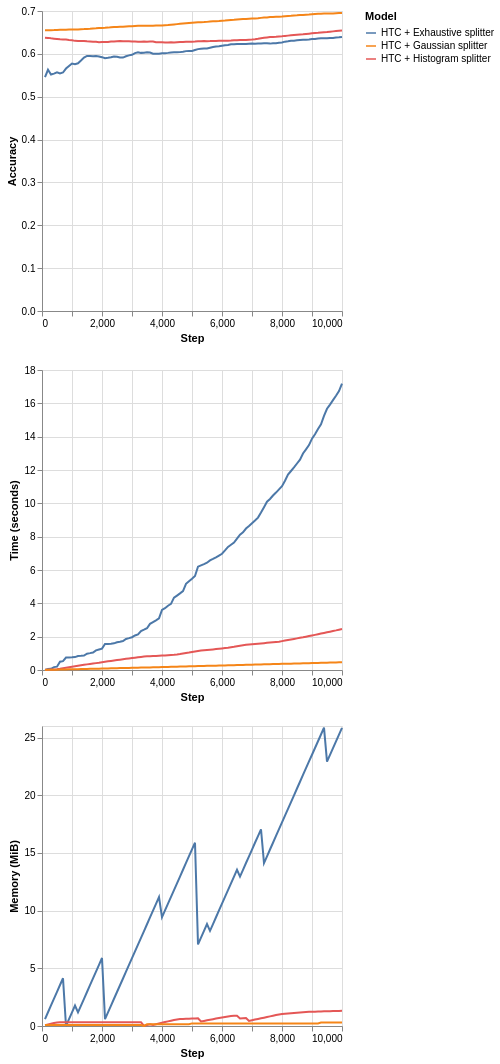

Source (notebook cell):
### Markdown cell above
## 4. Branching and growth: splitters, the heart of the trees

As previously stated, one of the core operations of iDT is, well, to grow. Plants and gardening-related jokes apart, growth in HTs is guided by their AOs or splitters, as mentioned in the end of Section 3. 

Nominal features can be easily monitored, since the feature partitions are well-defined beforehand. Numerical features, on the other hand, do not have an explicit best cut point. Still, numerical features are typically split by using a binary test: $\le$ or $>$. Therefore, numerical splitters must somehow summarize the incoming feature values and be able to evaluate the merit of split point candidates.

There are diverse strategies to monitor numerical features and choices related to them, including which data structure will be used to keep a summary of the incoming feature and also how many split points are going to be evaluated during split attempts. Again, this guide does not intend to be an exhaustive delve into the iDT subject. In fact, each of the following aspects of the iDTs could be considered a separate research area: AOs, intervals between split attempts, split heuristics (e.g., info gain, variance reduction, and so on), tree depth and max size, and much more!

Let's focus a bit into the AO matter. River provides a handful of splitters for classification and regression trees, which can be chosen using the parameter `splitter`. We will list the available tree splitters in the following sections and compare some of their characteristics.

Some notation:

- $n$: Number of observations seen so far.
- $c$: the number of classes.
- $s$: the number of split points to evaluate (which means that this is a user-given parameter).
- $h$: the number of histogram bins or hash slots. Typically, $h \ll n$.

### 4.1. Classification tree splitters

The following table summarizes the available classification splitters. The user might refer to the documentation of each splitter for more details about their functioning.


| Splitter | Description | Insertion | Memory | Split candidate query | Works with Naive Bayes leaves?
| :- | :- | :- | :-: | :-: | :-: |
| Exhaustive | Keeps all the observed input values and class counts in a Binary Search Tree (BST) | $O(\log n)$ (average) or $O(n)$ (worst case) | $O(n)$ | $O(n)$ | No |
| Histogram | Builds a histogram for each class in order to discretize the input feature | $O(\log h)$ | $O(c h)$ | $O(c h)$ | Yes |
| Gaussian | Approximates the class distributions using Gaussian distributions | $O(1)$ | $O(c)$ | $O(cs)$ | Yes |

Note that some of the splitters have configurable parameters that directly impact not only on their time and memory costs, but also on the final predictive performance. Examples:

- The number of split points can be configured in the Gaussian splitter. Increasing this number makes this splitter slower, but it also potentially increases the quality of the obtained query points, implying enhanced tree accuracy. 
- The number of stored bins can be selected in the Histogram splitter. Increasing this number increases the memory footprint and running time of this splitter, but it also potentially makes its split candidates more accurate and positively impacts on the tree's final predictive performance.

Next, we provide a brief comparison of the classification splitters using 10K instances of the Random RBF synthetic dataset. Note that the tree equipped with the Exhaustive splitter does not use Naive Bayes leaves.

### Code cell
plot_performance(
    synth.RandomRBF(seed_model=7, seed_sample=42).take(10_000),
    metrics.Accuracy(),
    {
        "HTC + Exhaustive splitter": tree.HoeffdingTreeClassifier(
            splitter=tree.splitter.ExhaustiveSplitter(),
            leaf_prediction="mc"
        ),
        "HTC + Histogram splitter": tree.HoeffdingTreeClassifier(
            splitter=tree.splitter.HistogramSplitter()
        ),
        "HTC + Gaussian splitter": tree.HoeffdingTreeClassifier(
            splitter=tree.splitter.GaussianSplitter()
        )
    }
)

### Figure 1 — Vega-Lite specification as saved in the notebook (floating-point values rounded to 4 significant figures; data arrays with more than 128 entries replaced by an {"elided": "..."} marker saying what was removed)
{"config": {"view": {"continuousWidth": 300, "continuousHeight": 300}}, "vconcat": [{"mark": {"type": "line"}, "encoding": {"color": {"field": "Model", "type": "nominal"}, "x": {"field": "Step", "type": "quantitative"}, "y": {"field": "Metric", "title": "Accuracy", "type": "quantitative"}}}, {"mark": {"type": "line"}, "encoding": {"color": {"field": "Model", "type": "nominal"}, "x": {"field": "Step", "type": "quantitative"}, "y": {"field": "Time", "title": "Time (seconds)", "type": "quantitative"}}}, {"mark": {"type": "line"}, "encoding": {"color": {"field": "Model", "type": "nominal"}, "x": {"field": "Step", "type": "quantitative"}, "y": {"field": "Memory", "title": "Memory (MiB)", "type": "quantitative"}}}], "data": {"name": "data-4b19ec5a1bd3f146a8b408d150659826"}, "$schema": "https://vega.github.io/schema/vega-lite/v6.1.0.json", "datasets": {"data-4b19ec5a1bd3f146a8b408d150659826": {"elided": "300 records"}}}
